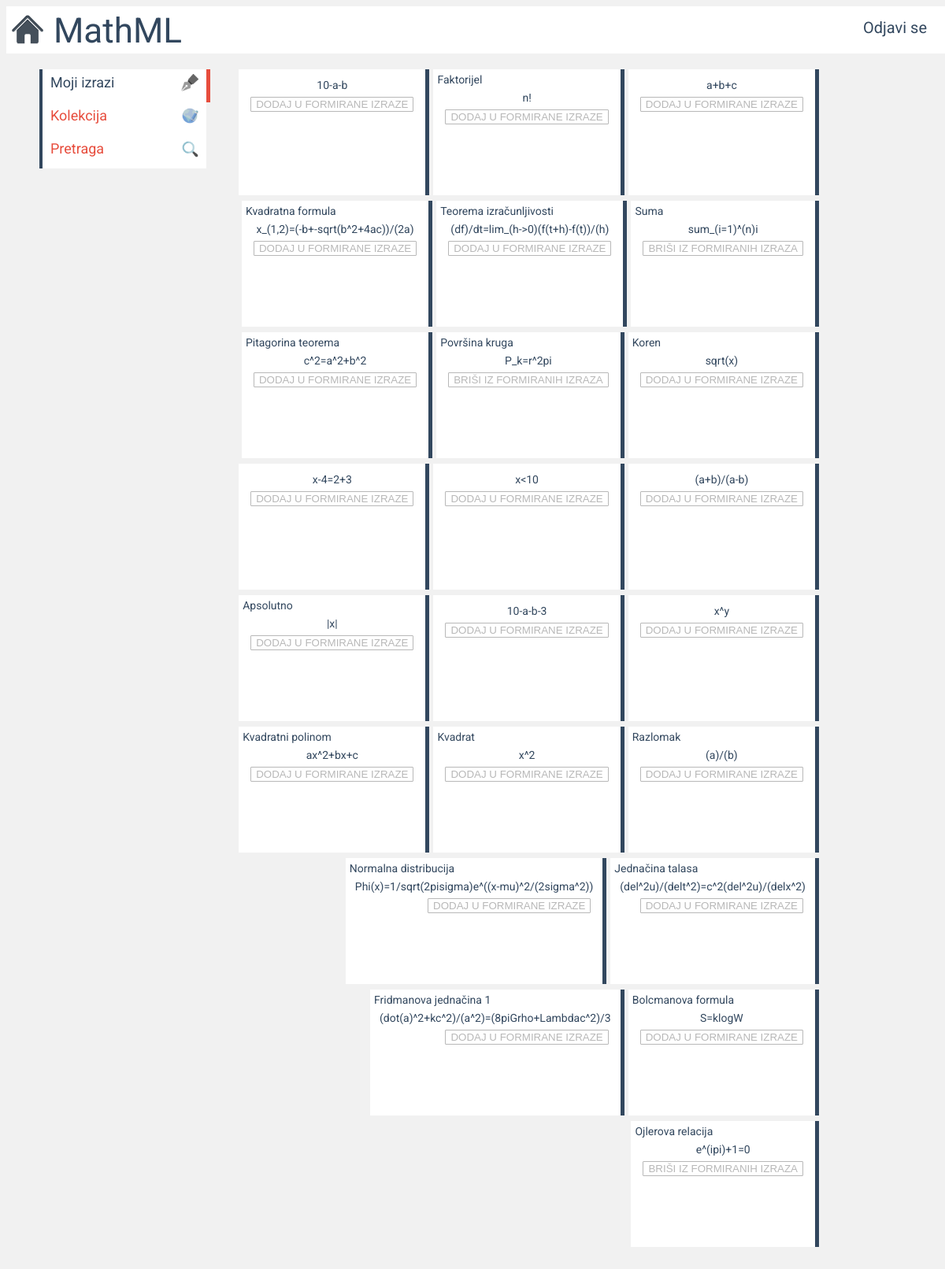
The app's page /mathml/view/Vmy.php (signed in) with its own data.
### tables this page shows
CREATE TABLE IF NOT EXISTS `expression` (
  `id` int(11) NOT NULL AUTO_INCREMENT,
  `accid` int(11) NOT NULL,
  `name` varchar(500) NOT NULL DEFAULT 'Izraz',
  `formula` varchar(5000) NOT NULL,
  `description` text NOT NULL,
  `content` text NOT NULL,
  `popularity` int(11) NOT NULL DEFAULT '0',
  `verified` int(11) NOT NULL DEFAULT '0',
  `ts` timestamp NOT NULL DEFAULT CURRENT_TIMESTAMP ON UPDATE CURRENT_TIMESTAMP,
  PRIMARY KEY (`id`),
  KEY `popularity` (`popularity`,`verified`)
);

### mathml/model/Mdb.php (called while the page is built, shortened)
<?php
class Mdb {
    private static $dbh;
    private static $dsn;
    public static function sqlTableQuery($query) {
        try {
	    $host=self::HOST;
	    $baza=self::BAZA;
	    $user=self::USER;
	    $pass=self::PASS;
            self::$dsn = "mysql:host=$host;dbname=$baza";
            self::$dbh = new PDO(self::$dsn, $user, $pass,array(PDO::MYSQL_ATTR_INIT_COMMAND => "SET NAMES utf8"));
            $pdo_izraz = self::$dbh->query($query);
            if ($pdo_izraz!=null) $result = $pdo_izraz->fetchAll();
            else $result=null;
        } catch (PDOException $exc) {
	    echo $exc->getMessage();
        }
        self::$dbh = null;
        return $result;
    }
    public static function sqlScalarQuery($query) {
        try {
	    $host=self::HOST;
	    $baza=self::BAZA;
	    $user=self::USER;
	    $pass=self::PASS;
            self::$dsn = "mysql:host=$host;dbname=$baza";
            self::$dbh = new PDO(self::$dsn, $user, $pass,array(PDO::MYSQL_ATTR_INIT_COMMAND => "SET NAMES utf8"));
            $pdo_izraz = self::$dbh->prepare($query);
            $pdo_izraz->execute();
            $result = $pdo_izraz->fetch();
        } catch (PDOException $exc) {
	    echo $exc->getMessage();
        }
        self::$dbh = null;
        return $result[0];
    }
}
?>

### mathml/model/Mmy.php (the view, shortened to what this page needs)
<?php
    include_once '../model/Mdb.php';
    class Mmy
    {
        public static function getAll()
	{
            include_once '../model/Mlogin.php';
            $accid=Mlogin::getId($_SESSION['mathmlusr']);
	    $query="select * from expression where accid=$accid order by ts desc";
            $res=Mdb::sqlTableQuery($query);
            foreach ($res as $row)
            {
                if (Mmy::isAdded($accid,$row['id'])==1) $value="BRIŠI IZ FORMIRANIH IZRAZA"; else $value="DODAJ U FORMIRANE IZRAZE";
                echo "<div class='side' style='width:auto;height:150px;'>";
                echo    "<a href='../view/Vexpression.php?id=".$row['id']."'>".$row['name']."<div class='formula'>`".$row['formula']."`</div></a>";
                echo    "<input type='submit' id='".$row['id']."' value='$value' class='user' />
                      </div>";
            }
	}
        public static function isAdded($accid,$fid)
        {
            $query="select count(fid) from saved where fid=$fid and accid=$accid";
            return Mdb::sqlScalarQuery($query);
        }
    }
?>

### mathml/style.css (style rules this page uses)
body { color:#e74d3d; font-family: 'Roboto'; font-size: 18px; //background-image: url("../images/background.jpg"); //background-repeat: repeat; background-color: #f1f1f1; }
a:link,a:visited { color: inherit; text-decoration: none; }
.formula { text-align: center; padding: 2px; margin: 5px; }
.side { margin-bottom: 7px; margin-left: 5px; width: 300px; float: right; position: relative; padding:5px; background-color: white; color: #32475e; max-height: 200px; overflow: hidden; border-right: 5px solid #32475e; font-size: 14px; }
input[type="submit"] { background-color: transparent; color: #b8b8b8; border: 1px solid #b8b8b8; border-radius: 1px; -webkit-transition: all 0.2s ease-in-out; -moz-transition: all 0.2s easy-in-out; -ms-transition: all 0.2s easy-in-out; -o-transition: all 0.2s easy-in-out; transition: all 0.2s easy-in-out; }
.user { color:#e74d3d; margin-left: 10px; margin-right: 10px; float: right; }

### records on screen
expression: formula "a+b+c"
expression: name "Faktorijel", formula "n!"
expression: formula "10-a-b"
expression: name "Suma", formula "sum_(i=1)^(n)i"
expression: name "Teorema izračunljivosti", formula "(df)/dt=lim_(h->0)(f(t+h)-f(t))/(h)"
expression: name "Kvadratna formula", formula "x_(1,2)=(-b+-sqrt(b^2+4ac))/(2a)"
expression: name "Koren", formula "sqrt(x)"
expression: name "Površina kruga", formula "P_k=r^2pi"
expression: name "Pitagorina teorema", formula "c^2=a^2+b^2"
expression: formula "(a+b)/(a-b)"
expression: formula "x<10"
expression: formula "x-4=2+3"
expression: formula "x^y"
expression: formula "10-a-b-3"
expression: name "Apsolutno", formula "|x|"
expression: name "Razlomak", formula "(a)/(b)"
expression: name "Kvadrat", formula "x^2"
expression: name "Kvadratni polinom", formula "ax^2+bx+c"
expression: name "Jednačina talasa", formula "(del^2u)/(delt^2)=c^2(del^2u)/(delx^2)"
expression: name "Normalna distribucija", formula "Phi(x)=1/sqrt(2pisigma)e^((x-mu)^2/(2sigma^2))"
expression: name "Bolcmanova formula", formula "S=klogW"
expression: name "Fridmanova jednačina 1", formula "(dot(a)^2+kc^2)/(a^2)=(8piGrho+Lambdac^2)/3"
expression: name "Ojlerova relacija", formula "e^(ipi)+1=0"
